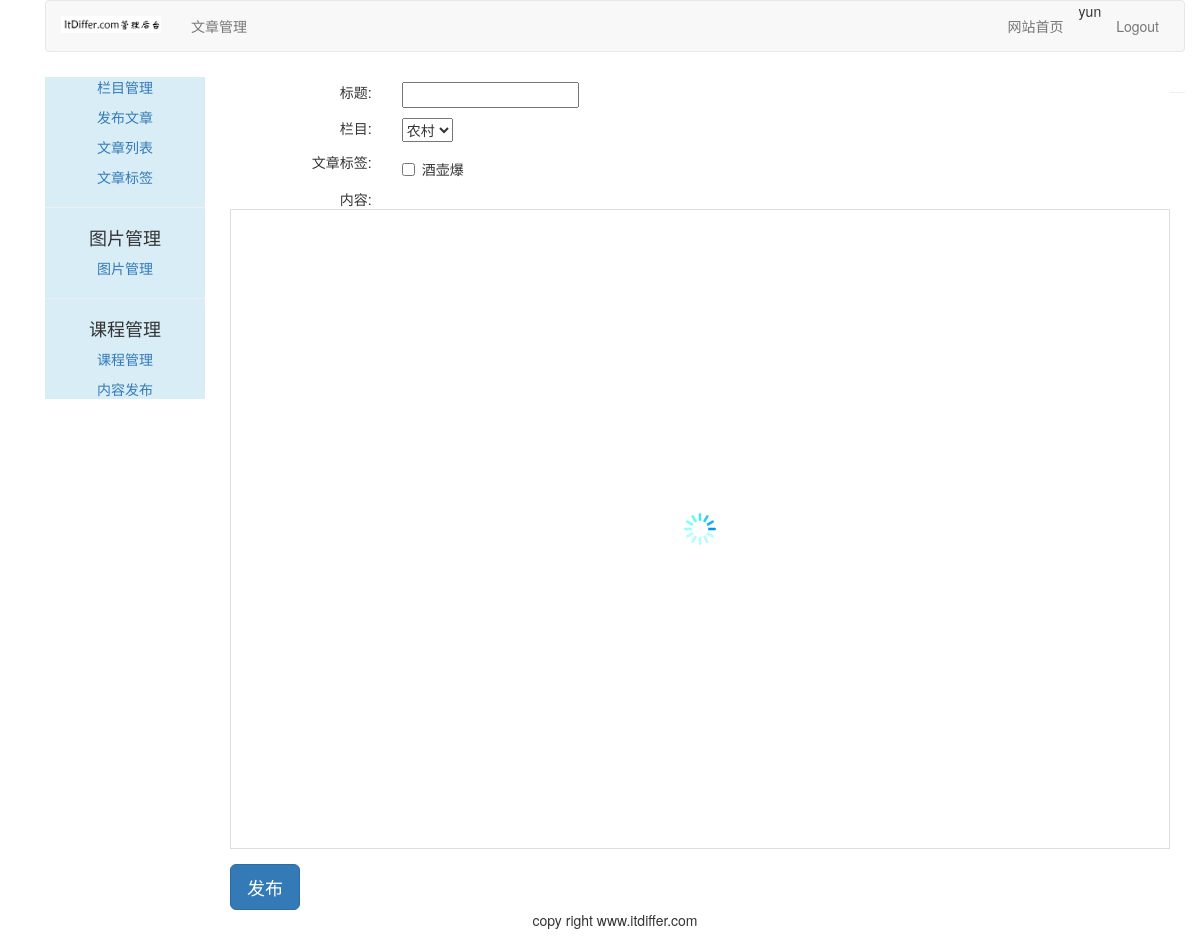
Page /article/article-post/ (signed in) on the earlier database version.
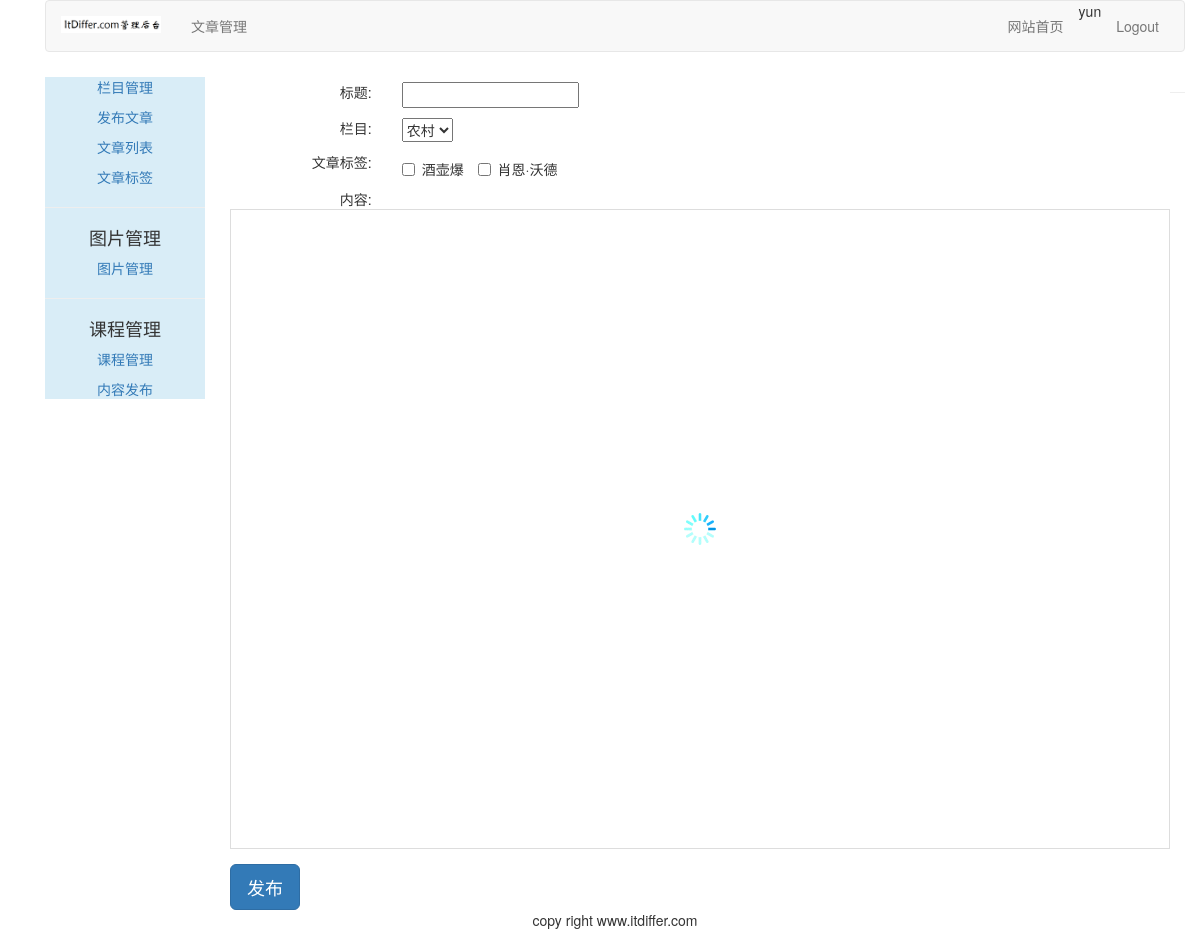
Same page on the later database version.
### article/models.py (models this page shows, shortened)
class ArticleTag(models.Model):
    author = models.ForeignKey(User, on_delete=models.CASCADE, related_name="tag")
    tag = models.CharField(max_length=500)

### article/views.py (the view)
# urls.py: path('article-post/', views.article_post, name="article_post"),
@login_required(login_url='/account/login')
@csrf_exempt
def article_post(request):
    if request.method=="POST":
        article_post_form = ArticlePostForm(data=request.POST)
        if article_post_form.is_valid():
            cd = article_post_form.cleaned_data
            try:
                new_article = article_post_form.save(commit=False)
                new_article.author = request.user
                new_article.column = request.user.article_column.get(id=request.POST['column_id'])
                new_article.save()
                tags = request.POST['tags']
                if tags:
                    for atag in json.loads(tags):
                        tag = request.user.tag.get(tag=atag)
                        new_article.article_tag.add(tag)
                admin = finance_view.get_admin()
                if admin == None:
                  return HttpResponse("4")
                ok = finance_view.publish_article_coin_trans(admin, request.user)
                if not ok:
                  return HttpResponse("5")
                return HttpResponse("1")
            except:
                return HttpResponse("2")
        else:
            return HttpResponse("3")
    else:
        article_post_form = ArticlePostForm()
        article_columns = request.user.article_column.all()
        article_tags = request.user.tag.all()
        return render(request, "article/column/article_post.html",{"article_post_form":article_post_form, "article_columns":article_columns, "article_tags":article_tags})

### article/forms.py
class ArticlePostForm(forms.ModelForm):
    class Meta:
        model = ArticlePost
        fields = ("title", "body")

### home/context_processors.py (called while the page is built)
def add_userinfo_to_context(request):
    if request.user.is_authenticated:
      try:
        userinfo = UserInfo.objects.get(user=request.user)
        if hasattr(request.user, 'userinfo'):
          return {"user":request.user, "userinfo":userinfo}
      except:
        return {"user":request.user}
    else:
      return {"user":request.user}

### templates/article/column/article_post.html (shortened to what this page needs)
{% extends "article/base.html" %}
{% load staticfiles %}
{% block title %}article column{% endblock %} {% block content %}
<link rel="stylesheet" href="{% static 'editor/css/style.css' %}">
<link rel="stylesheet" href="{% static 'editor/css/editormd.css' %}">
<div style="margin-left:10px">
    <form class="form-horizontal" action="." method="post">{% csrf_token %}
        <div class="row" style="margin-top: 10px;">
            <div class="col-md-2 text-right"><span>标题:</span></div>
            <div class="col-md-10 text-left">{{article_post_form.title}}</div>
        </div>
        <div class="row" style="margin-top: 10px;">
            <div class="col-md-2 text-right"><span>栏目:</span></div>
            <div class="col-md-10 text-left">
                <select id="which_column">
                    {% for column in article_columns %}
                    <option value="{{column.id}}">{{column.column}}</option>
                    {% endfor %}
                </select>
            </div>
        </div>
        <div class="row" style="margin-top: 10px;">
            <div class="col-md-2 text-right"><span>文章标签:</span></div>
            <div class="col-md-10 text-left">
                {% for tag in article_tags %}
                <label class="checkbox-inline">
                    <input class="tagcheckbox" type="checkbox" id="{{ tag.id }}" name="article_tag" value="{{ tag.tag }}"> {{ tag.tag }}
                </label>
                {% empty %}
                <p>You have not type tags for articles. Please <a href="{% url 'article:article_tag' %}">input your tags</a></p>
                {% endfor %}
            </div>
        </div>
        <div class="row" style="margin-top: 10px;">
            <div class="col-md-2 text-right"><span>内容:</span></div>
            <div id="editormd" class="col-md-10 text-left">
            </div>
        </div>
        <div class="row">
            <input type="button" class="btn btn-primary btn-lg" value="发布" onclick="publish_article()">
        </div>
    </form>
</div>
{% endblock %}

### templates/article/base.html (shortened to what this page needs)
{% load staticfiles %}
<!DOCTYPE html>
<html lang="zh-cn">
<head>
    <link rel="stylesheet" href="{% static 'css/bootstrap.css' %}">
</head>
<body>
    <div class="container">
        {% include 'article/header.html' %}
        <div class="col-md-2">
            {% include 'article/leftslider.html' %}
        </div>
        <div class="col-md-10">
            {% block content %}
            {% endblock %}
        </div>
        {% include 'footer.html' %}
    </div>
</body>
</html>

### templates/article/header.html
{% load staticfiles %}
<div class="container">
    <nav class="navbar navbar-default" role="navigation">
        <div class="navbar-header">
            <a class="navbar-brand" href="http://www.itdiffer.com">
                <img width="100px" src="{% static 'images/backlogo.png' %}">
            </a>
        </div>
        <div>
            <ul class="nav navbar-nav" role="tablist">
                <li><a href="{% url 'article:article_column' %}">文章管理</a></li>
            </ul>
            <ul class="nav navbar-nav navbar-right" style="margin-right:10px">
                <li><a href="{% url 'blog:blog_title' %}">网站首页</a></li>
                <li><span>{{ user.username }}</li>
                <li><a href="{% url 'account:user_logout' %}">Logout</a></li>
            </ul>
        </div>
    </nav>
</div>

### templates/article/leftslider.html
<div class="bg-info">
    <div class="text-center" style="margin-top: 5px;">
        <p><a href="{% url 'article:article_column'%}">栏目管理</a></p>
        <p><a href="{% url 'article:article_post'%}">发布文章</a></p>
        <p><a href="{% url 'article:article_list' %}">文章列表</a></p>
        <p><a href="{% url 'article:article_tag' %}">文章标签</a></p>
    </div>
    <hr>
    <div class="text-center" style="margin-top: 5px;">
        <p><h4>图片管理</h4></p>
        <p><a href="{% url 'image:list_images' %}">图片管理</a></p>
    </div>
    <hr>
    <div class="text-center" style="margin-top: 5px;">
        <p><h4>课程管理</h4></p>
        <p><a href="{% url 'course:manage_course' %}">课程管理</a></p>
        <p><a href="{% url 'course:create_lesson' %}">内容发布</a></p>
    </div>
</div>

### templates/footer.html
<div class="container"> <hr>
    <p class="text-center">copy right www.itdiffer.com</p>
</div>

### static/editor/css/editormd.css (style rules this page uses)
.editormd { width: 90%; height: 640px; margin: 0 auto; text-align: left; overflow: hidden; position: relative; margin-bottom: 15px; border: 1px solid #ddd; font-family: "Meiryo UI", "Microsoft YaHei", "Malgun Gothic", "Segoe UI", "Trebuchet MS", Helvetica, "Monaco", monospace, Tahoma, STXihei, "华文细黑", STHeiti, "Helvetica Neue", "Droid Sans", "wenquanyi micro hei", FreeSans, Arimo, Arial, SimSun, "宋体", Heiti, "黑体", sans-serif; }

Differences in the rows shown:
added ArticleTag: tag "肖恩·沃德"
